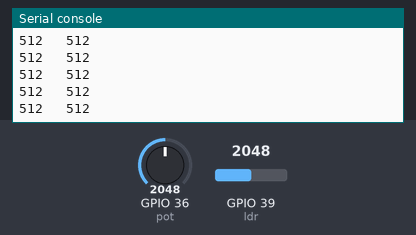
Bench run of a program on a simulated ESP32 board running MicroPython. On the bench: the last lines printed to the serial console. The test bench sets the inputs (shaded band); at power-on: GPIO 36 (pot) = 2048, GPIO 39 (ldr) = 2048 (analog values on the 0–4095 scale).

Above: at 1.2 s.
1.3 s: GPIO 36 (pot) set to 2866
At 1.31 s:
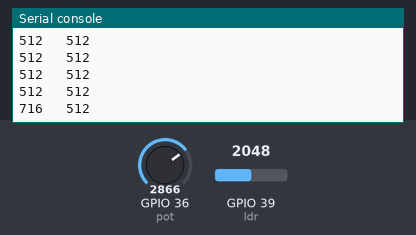
2.8 s: GPIO 39 (ldr) set to 2866
At 2.81 s:
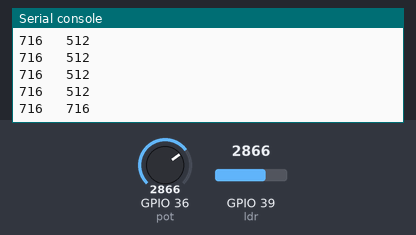
4.3 s: GPIO 36 (pot) set to 3603
At 4.32 s:
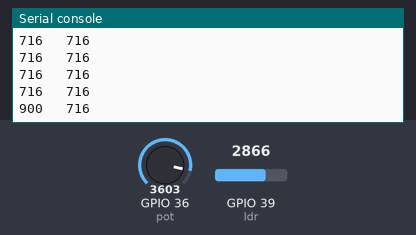
5.8 s: GPIO 39 (ldr) set to 3603
At 5.82 s:
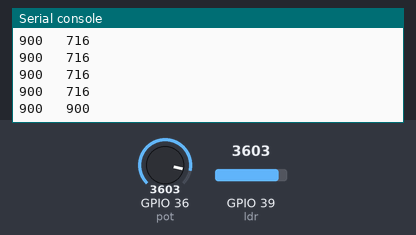
Timing chart, 0 to 8.3 s (numbered marks = the images above; inputs shaded):
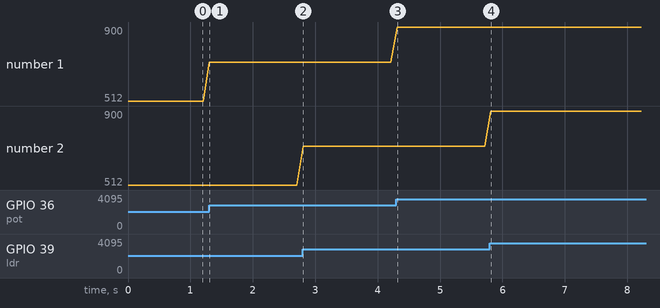

Measured:
- after the input at 1.3 s, the serial console: prints a new line at once (image 1)
- after the input at 2.8 s, the serial console: prints a new line at once (image 2)
- after the input at 4.3 s, the serial console: prints a new line at once (image 3)
- after the input at 5.8 s, the serial console: prints a new line at once (image 4)
- plotted number 1: 512 → 716 after the input at 1.3 s, 716 → 900 after the input at 4.3 s

The program:

adc_atenuado.py
```python
print("Hello, ESP32!")
from machine import Pin, ADC
from utime import sleep_ms

pot = ADC(Pin(36))
pot.atten(ADC.ATTN_11DB)
pot.width(ADC.WIDTH_10BIT)

ldr = ADC(Pin(39))
ldr.atten(ADC.ATTN_11DB)
ldr.width(ADC.WIDTH_10BIT)


while True:

    lec_pot = pot.read()
    lec_ldr = ldr.read()
    print(lec_pot," ", lec_ldr)
    sleep_ms(100)
```
